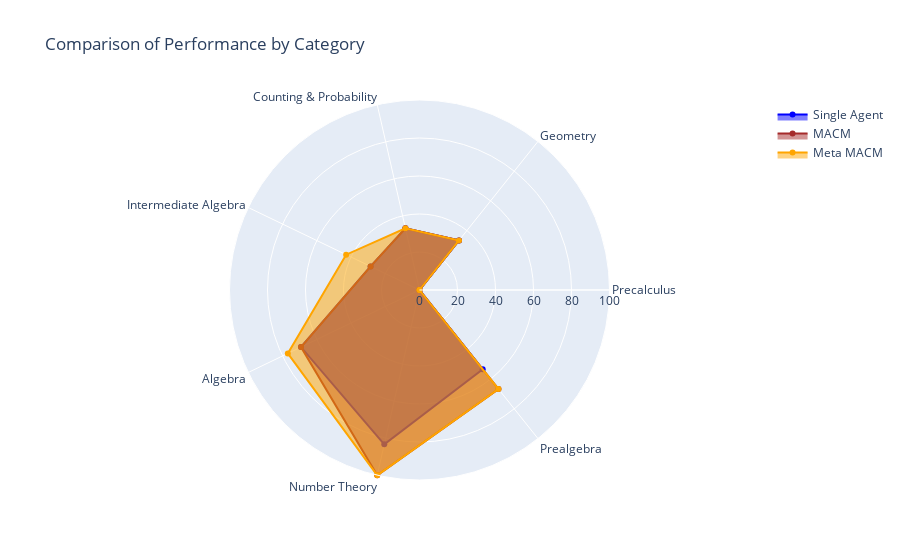

The notebook cell saved with this chart:
### Markdown cell above
#### Radar Plot

### Code cell
import json
import plotly.graph_objects as go

def process_json(file_path):
    """
    Reads a JSON file and calculates the percentage of correct answers for each category.
    
    Parameters:
    file_path (str): The path to the JSON file.
    
    Returns:
    tuple: A tuple containing a list of categories and a list of percentages for correct answers.
    """
    with open(file_path, 'r') as file:
        data = json.load(file)
    
    categories = list(data['test_counts_by_type'].keys())
    correct_counts = [data['test_counts_by_type'][category]["Correct"] for category in categories]
    error_counts = [data['test_counts_by_type'][category]["Error"] for category in categories]
    
    total_counts = [correct + error for correct, error in zip(correct_counts, error_counts)]
    percentages = [correct / total * 100 if total != 0 else 0 for correct, total in zip(correct_counts, total_counts)]
    
    return categories, percentages

def plot_radar_chart_from_jsons(json_files, labels, colors):
    """
    Plots a radar chart for multiple JSON files comparing performance by category.
    
    Parameters:
    json_files (list of str): A list of paths to the JSON files.
    labels (list of str): A list of labels for each dataset.
    colors (list of str): A list of colors for each dataset.
    """
    fig = go.Figure()

    # Assuming all JSONs have the same categories, we use the categories from the first file
    categories, _ = process_json(json_files[0])
    categories += [categories[0]]  # Closing the loop
    
    for file_path, label, color in zip(json_files, labels, colors):
        _, percentages = process_json(file_path)
        percentages += percentages[:1]  # Closing the loop
        
        fig.add_trace(go.Scatterpolar(
            r=percentages,
            theta=categories,
            fill='toself',
            name=label,
            line=dict(color=color)
        ))

    # Customize the layout
    fig.update_layout(
        polar=dict(
            radialaxis=dict(
                visible=True,
                range=[0, 100]
            )
        ),
        showlegend=True,
        title="Comparison of Performance by Category"
    )

    # Show the plot
    fig.show()

base_directory =  constants.RESULTS_DIR + "math/" + "gpt-4o-run-1/"  # Update this to your base directory
json_files = [
    base_directory + "single_agent/results.json",
    base_directory + "multi_macm/results.json",
    base_directory + "meta_macm/results.json"
]
labels = ['Single Agent', 'MACM', 'Meta MACM']
colors = ['blue', 'brown', 'orange']

plot_radar_chart_from_jsons(json_files, labels, colors)

### Figure 1 — Plotly figure (JSON) as saved in the notebook; plotly's stock layout.template omitted (floating-point values rounded to 4 significant figures)
{"data": [{"fill": "toself", "line": {"color": "blue"}, "name": "Single Agent", "r": [0, 33.33, 33.33, 28.57, 69.23, 83.33, 53.33, 0], "theta": ["Precalculus", "Geometry", "Counting & Probability", "Intermediate Algebra", "Algebra", "Number Theory", "Prealgebra", "Precalculus"], "type": "scatterpolar"}, {"fill": "toself", "line": {"color": "brown"}, "name": "MACM", "r": [0, 33.33, 33.33, 28.57, 69.23, 100, 66.67, 0], "theta": ["Precalculus", "Geometry", "Counting & Probability", "Intermediate Algebra", "Algebra", "Number Theory", "Prealgebra", "Precalculus"], "type": "scatterpolar"}, {"fill": "toself", "line": {"color": "orange"}, "name": "Meta MACM", "r": [0, 33.33, 33.33, 42.86, 76.92, 100, 66.67, 0], "theta": ["Precalculus", "Geometry", "Counting & Probability", "Intermediate Algebra", "Algebra", "Number Theory", "Prealgebra", "Precalculus"], "type": "scatterpolar"}], "layout": {"polar": {"radialaxis": {"range": [0, 100], "visible": true}}, "showlegend": true, "title": {"text": "Comparison of Performance by Category"}}}
